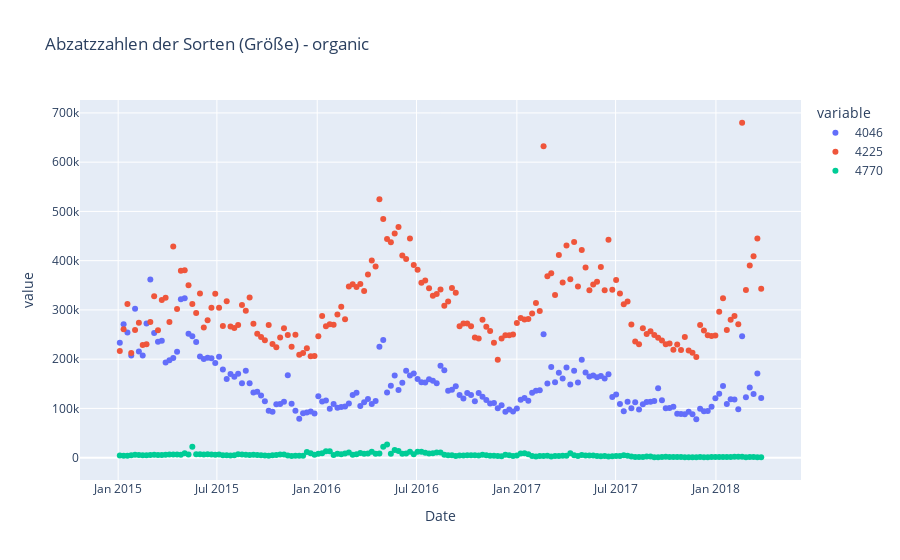

Write notebook code for a chart like this one.
### Markdown cell above
- 4046, 4225 ähnliche Verkaufszahlen
- 4770 sehr geringe Absatzzahlen (extra large Hass), wahrscheinlich auch geringeres Angebot

### Code cell
fig = px.scatter(total_US_organic, x="Date", y=["4046","4225","4770"],title="Abzatzzahlen der Sorten (Größe) - organic")
fig.show()

### Figure 1 — Plotly figure (JSON) as saved in the notebook; plotly's stock layout.template omitted (floating-point values rounded to 4 significant figures; data arrays with more than 128 entries replaced by an {"elided": "..."} marker saying what was removed)
{"data": [{"hovertemplate": "variable=4046<br>Date=%{x}<br>value=%{y}<extra></extra>", "legendgroup": "4046", "marker": {"color": "#636efa", "symbol": "circle"}, "mode": "markers", "name": "4046", "orientation": "v", "showlegend": true, "type": "scatter", "x": {"elided": "169 str values"}, "xaxis": "x", "y": {"elided": "169 float values"}, "yaxis": "y"}, {"hovertemplate": "variable=4225<br>Date=%{x}<br>value=%{y}<extra></extra>", "legendgroup": "4225", "marker": {"color": "#EF553B", "symbol": "circle"}, "mode": "markers", "name": "4225", "orientation": "v", "showlegend": true, "type": "scatter", "x": {"elided": "169 str values"}, "xaxis": "x", "y": {"elided": "169 float values"}, "yaxis": "y"}, {"hovertemplate": "variable=4770<br>Date=%{x}<br>value=%{y}<extra></extra>", "legendgroup": "4770", "marker": {"color": "#00cc96", "symbol": "circle"}, "mode": "markers", "name": "4770", "orientation": "v", "showlegend": true, "type": "scatter", "x": {"elided": "169 str values"}, "xaxis": "x", "y": {"elided": "169 float values"}, "yaxis": "y"}], "layout": {"legend": {"title": {"text": "variable"}, "tracegroupgap": 0}, "title": {"text": "Abzatzzahlen der Sorten (Größe) - organic"}, "xaxis": {"anchor": "y", "domain": [0, 1], "title": {"text": "Date"}}, "yaxis": {"anchor": "x", "domain": [0, 1], "title": {"text": "value"}}}}
